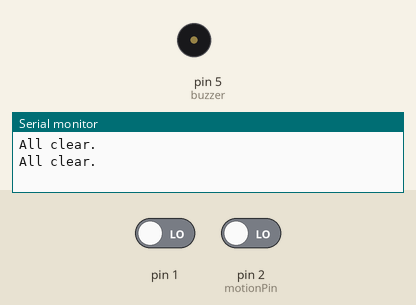
Simulated run of this sketch. Board: Arduino Uno, built for the host (arithmetic inside an expression is 32-bit, double 64-bit). Parts: buzzer (waves = sounding), the last lines printed to the serial monitor. Inputs (shaded band) come from the test bench; at power-on: pin 2 (motionPin) LOW, pin 1 LOW. WiFi joins after 1.5 s; servers stay silent unless stated.

Above: at 3.0 s.
3.1 s: pin 2 (motionPin) driven HIGH
At 4.5 s:
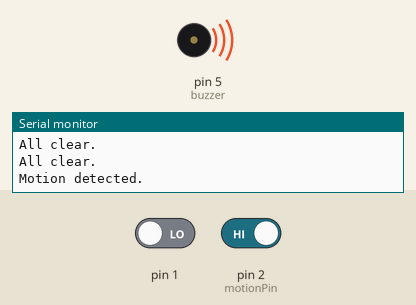
5.3 s: pin 2 (motionPin) driven LOW
Timing chart, 0 to 8.3 s (numbered marks = the images above; inputs shaded):
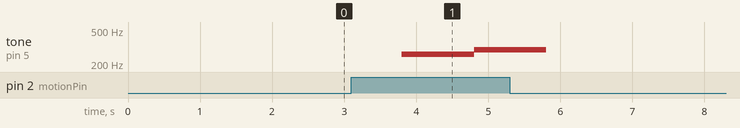

The sketch:

motionsensor.ino
```cpp
#define BLYNK_PRINT Serial  // BLYNKの詳細情報を表示するか否か

/* Fill-in your Template ID (only if using Blynk.Cloud) */
#define BLYNK_TEMPLATE_ID "TMPL5oyoJ1qD"
#define BLYNK_DEVICE_NAME "Quickstart Template"
#define BLYNK_AUTH_TOKEN "8le8asDz7YJJOoBZ_HqCT-ndPWPbMrgx"

char auth[] = BLYNK_AUTH_TOKEN;

/* Ethernet LIBRARY */
#include <Ethernet.h>            // Ethernet
#include <BlynkSimpleEthernet.h> // BlynkサーバのEthernet


#include<Servo.h>
unsigned int buzzer1[8]={261,293,329,349,391,440,493,523};
unsigned char count = 0;


int motionPin = 2; // PIR sensor pin
int buzzer = 5;
int motionStatus = 0; // Motion detected status

void setup() {
    pinMode(motionPin, INPUT);
    pinMode(buzzer,OUTPUT);
    Serial.begin(9600);  // Serialの初期設定
    Blynk.begin(auth);   // Blynkの初期設定
}

void loop() {
    Blynk.run();//Blynkプログラムを動作
    motionStatus = digitalRead(motionPin);
    if (motionStatus == HIGH) { // When motion is detected
        tone(buzzer,buzzer1[count]);
        count++;
        if(count>7)
          count = 0;
         while(digitalRead(motionStatus) == 1);
        Serial.println("Motion detected."); // Print motion detected message
        delay(1000);
    }
    else {
        noTone(buzzer);
        Serial.println("All clear."); // Print all clear message
        delay(1000);
    }
}
```

Measured:
- after the input at 3.1 s, tone on pin 5 (buzzer): silent → 261 Hz after 0.70 s, → 293 Hz 1.0 s later
